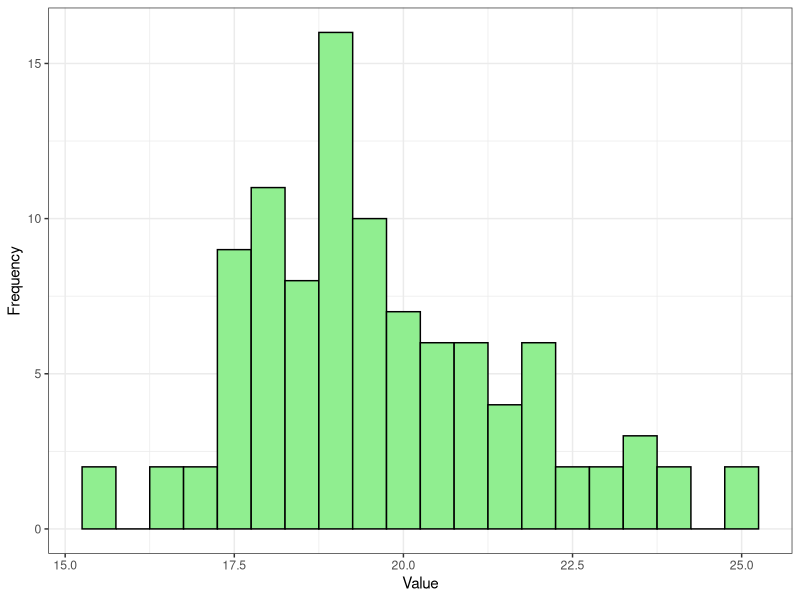
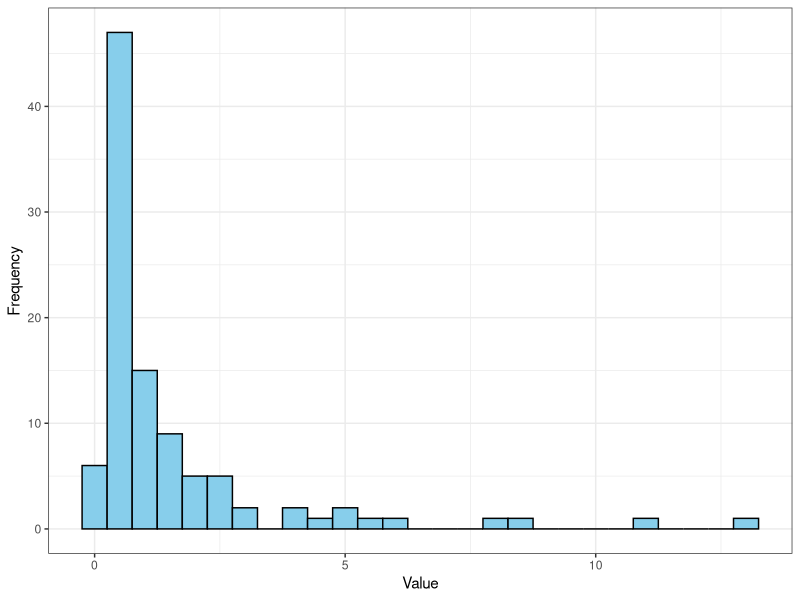

These charts were generated, in order, by the following R code:
## ---- chunk 1
if(!require("kableExtra", character.only = TRUE)) {
  install.packages("kableExtra", dependencies = TRUE)
  library("kableExtra", character.only = TRUE)
}

if(!require("knitr", character.only = TRUE)) {
  install.packages("knitr", dependencies = TRUE)
  library("knitr", character.only = TRUE)
}

# Create the data frame
error_table <- data.frame(
  Truth = c("$H_0$ is true", "$H_0$ is false"),
  Accept_H0 = c("Correct decision", 
                "Type II error: beta error, $\\beta$"),
  Reject_H0 = c("Type I error: alpha error, $\\alpha$ (significance level)", 
                "Correct decision P\nPower = $1 - \\beta$")
)


# Create the table with kableExtra

error_table %>%
  kbl(align = "l",
      col.names = c("Truth", "Accept $H_0$:", "Reject $H_0$:")) %>% 
  kable_styling(full_width = F) %>%
  column_spec(column = 1, width = "8em", border_right = TRUE,
              background = "white") %>%
  column_spec(3, background = c("#FFE6CC", "white"), width = "15em",
              border_left = TRUE) %>%
  column_spec(2, background = c("white", "#FFE6CC"), width = "15em") %>%
  add_header_above(c(" " = 1, "Decision" = 2))


## ---- chunk 2

# Create the data frame
error_table_analog <- data.frame(
  Truth = c("Innocent", "Guilty"),
  Innocent = c("Correct decision", 
                "Type II error: The judge fails to convict the criminal."),
  Guilty = c("Type I error: The judge convicted an innocent person.", 
                "Correct decision P\nPower = $1 - \\beta$")
)


# Create the table with kableExtra

error_table_analog %>%
  kbl(align = "l",
      col.names = c("Truth: the suspect is", "Innocent", "Convicted")) %>% 
  kable_styling(full_width = F) %>%
  column_spec(column = 1, width = "8em", border_right = TRUE,
              background = "white") %>%
  column_spec(3, background = c("#FFE6CC", "white"), width = "15em",
              border_left = TRUE) %>%
  column_spec(2, background = c("white", "#FFE6CC"), width = "15em") %>%
  add_header_above(c(" " = 1, "Decision: The judge says the suspect is" = 2))


## ---- chunk 3
suppressWarnings(library(ggplot2))
set.seed(1234)
y <- rnorm(100, mean = 20, sd = 2)
ggplot(data.frame(x = y), aes(x)) +
  geom_histogram(binwidth = 0.5, fill = "lightgreen", color = "black") +
  xlab("Value") + ylab("Frequency") +
  theme_bw()

## ---- chunk 4
set.seed(1234)
ylog.norm <- rlnorm(100)
library(ggplot2)
ggplot(data.frame(x = ylog.norm), aes(x)) +
  geom_histogram(binwidth = 0.5, fill = "skyblue", color = "black") +
  xlab("Value") + ylab("Frequency") +
  theme_bw()
